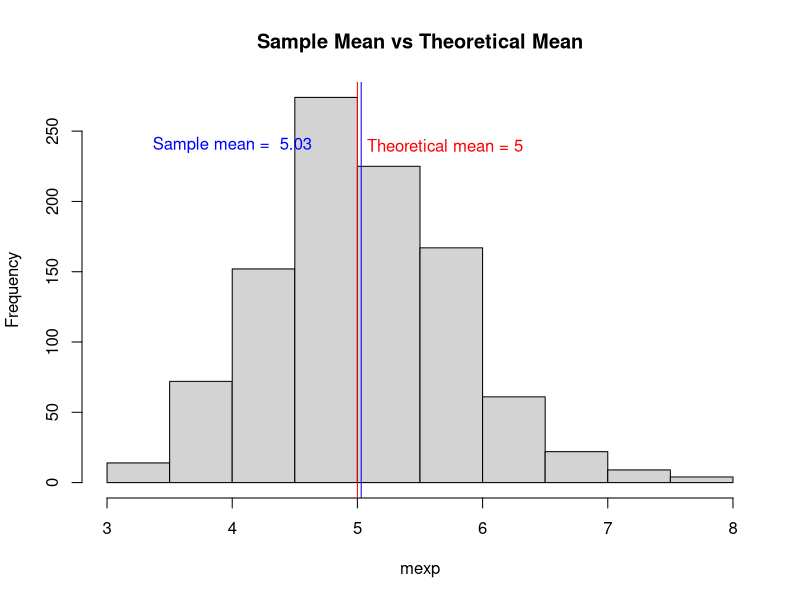
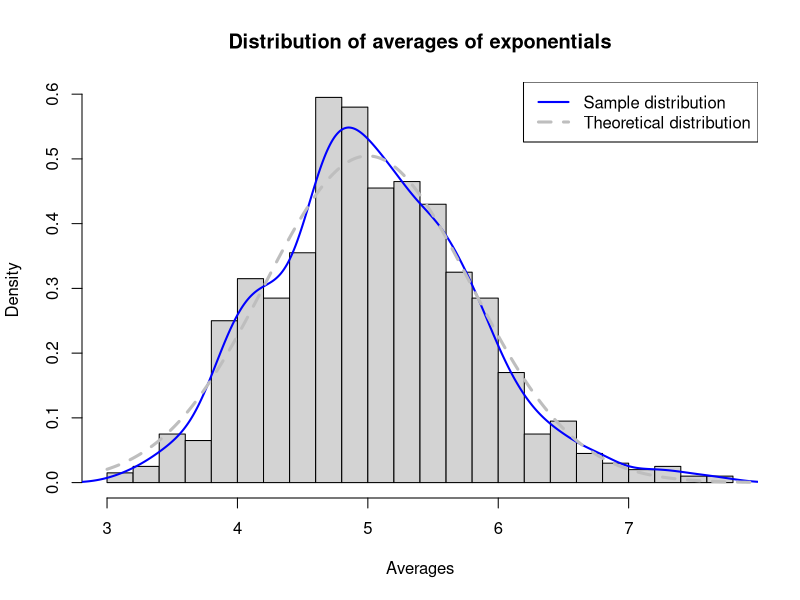

Reproduce these figures in R, in order.
## ---- chunk 1
simulations <- 1000
n <- 40
lambda <- 0.2
set.seed(7654)
x <- rexp(simulations, lambda)
mexp <- NULL
for (i in 1 : simulations) mexp <- c(mexp, mean(rexp(n, lambda)))
## ---- chunk 2
mean(mexp)
## ---- chunk 3
hist(mexp,main = "Sample Mean vs Theoretical Mean")
abline(v=mean(mexp),col="blue")
abline(v=5,col="red")
text(4, 240, paste("Sample mean = ", round(mean(mexp),2) ), col="blue")
text(5.7, 240, paste("Theoretical mean = 5" ), col="red")
## ---- chunk 4
print (paste("Theoretical variance: ", (1/lambda/sqrt(n))^2, ", Sample variance", round(var(mexp),3)))
## ---- chunk 5
xnorm <- seq(3,9,length=1000)
ynorm <- dnorm(xnorm, mean=1/lambda, sd=1/lambda/sqrt(n))
hist(mexp, prob=TRUE, main="Distribution of averages of exponentials", xlab="Averages", breaks = 20)
lines(density(mexp), col="blue", lwd=2)
lines(xnorm, ynorm, type="l", col="grey", lty=2, lwd=3)
legend("topright", c("Sample distribution","Theoretical distribution"), lty=c(1,2), lwd=c(2,3),col=c("blue","grey"))
